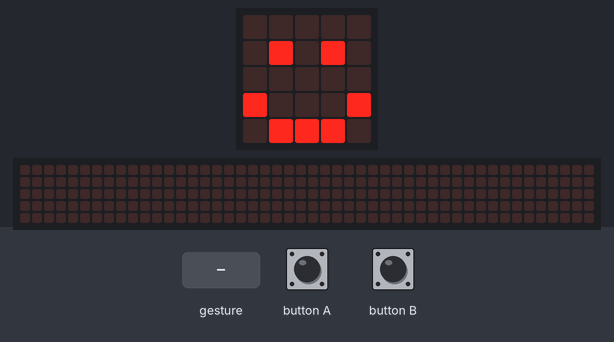
The program below on a simulated BBC micro:bit (MakeCode). On the bench: the board's 5×5 LED display, a strip that is not on the board, showing the scrolling text unrolled. The test bench sets the inputs (shaded band). Random numbers come from a fixed seed; a tilt is held for 1.5 s and a shake lasts 1 s, then the board lies face up again; the 48×5 strip is a reading aid, not a part: it shows the text the display is scrolling, unrolled, one strip-width of it at a time.

Above: at 1.8 s.
1.9 s: gesture 'shake'
At 2.25 s:
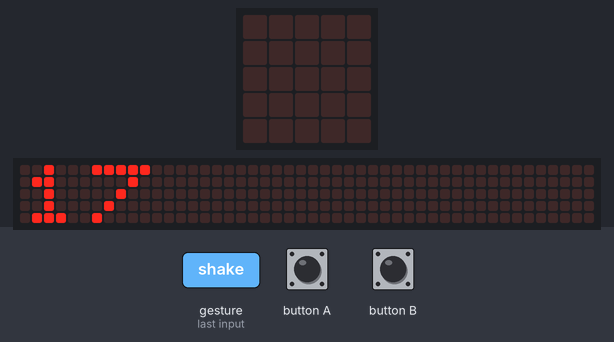
4.2 s: button A pressed for 0.15 s
4.9 s: button B pressed for 0.15 s
At 5.4 s:
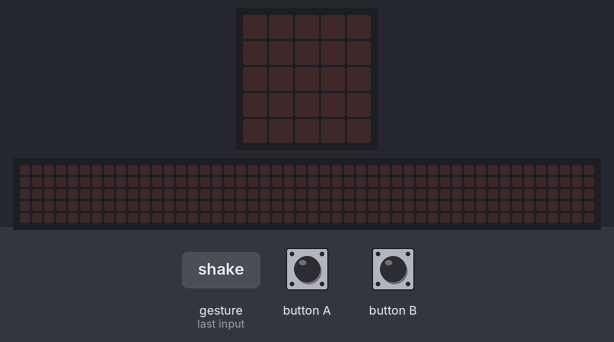
8.6 s: gesture 'shake'
At 11.8 s:
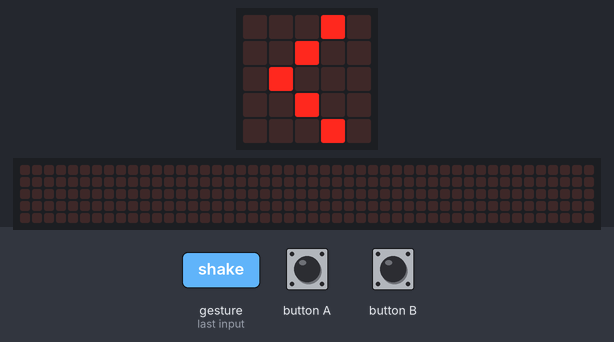
17.1 s: button A pressed for 0.15 s
At 21.97 s:
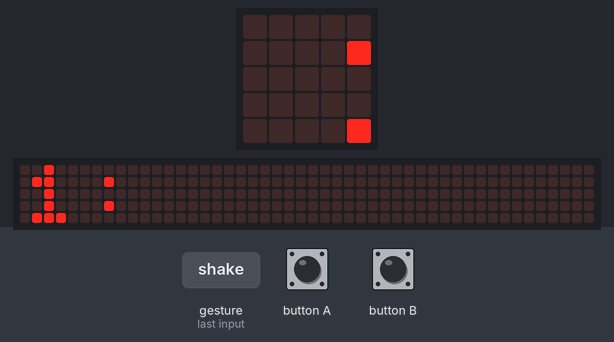

The program:

main.ts
```typescript
// (licence header left out)
// variables
let randomNumber1:number = 0
let randomNumber2: number = 0

// get random numbers
basic.clearScreen()
basic.showIcon(IconNames.Happy)
randomNumber1 = randint(0, 99)
randomNumber2 = randint(0, 99)

// show randomNumber1
input.onButtonPressed(Button.A, function() {
    basic.clearScreen()
    basic.showString("1:")
    basic.showNumber(randomNumber1)
    basic.clearScreen()
    basic.showIcon(IconNames.Happy)
})

// show randomNumber2
input.onButtonPressed(Button.B, function () {
    basic.clearScreen()
    basic.showString("2:")
    basic.showNumber(randomNumber2)
    basic.clearScreen()
    basic.showIcon(IconNames.Happy)
})

// compare randomNumbers
input.onGesture(Gesture.Shake, function() {
        basic.clearScreen()
    if (randomNumber1 > randomNumber2){
        basic.showNumber(randomNumber1)
        basic.showString(">")
        basic.showNumber(randomNumber2)
        basic.clearScreen()
        basic.showIcon(IconNames.Happy)
        }else {
        basic.clearScreen()
        basic.showNumber(randomNumber1)
        basic.showString("<")
        basic.showNumber(randomNumber2)
        basic.clearScreen()
        basic.showIcon(IconNames.Sad)
}
})
```

Measured:
- after the input at 1.9 s, the display: changes after 0.20 s (image 1)
- what the display in image 2 shows lasts 0.5 s, from 5.1 s to 5.6 s
- what the display in image 3 shows lasts 0.7 s, from 11.6 s to 12.3 s
